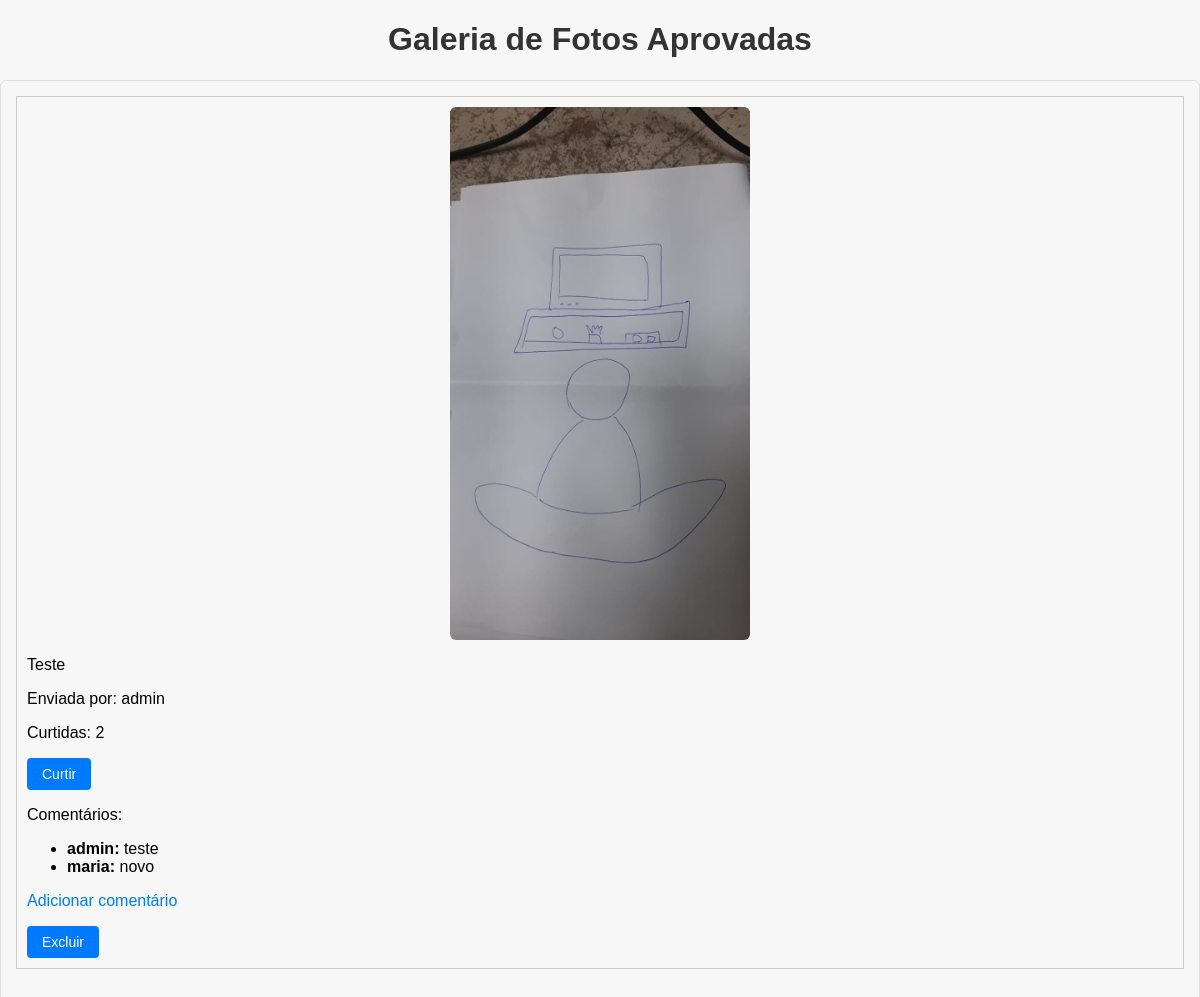
Page /galeria/ (signed in) on the committed database.
### galeria/models.py (models this page shows, shortened)
class Foto(models.Model):
    autor = models.ForeignKey(User, on_delete=models.CASCADE)
    imagem = models.ImageField(upload_to='fotos/')
    descricao = models.TextField(blank=True)
    data_envio = models.DateTimeField(auto_now_add=True)
    aprovada = models.BooleanField(default=False)

class Comentario(models.Model):
    foto = models.ForeignKey(Foto, related_name='comentarios', on_delete=models.CASCADE)
    autor = models.ForeignKey(User, on_delete=models.CASCADE)
    texto = models.TextField()
    data_criacao = models.DateTimeField(auto_now_add=True)

### galeria/views.py (the view)
# urls.py: path('galeria/', views.galeria, name='galeria'),
@login_required
def galeria(request):
    fotos = Foto.objects.filter(aprovada=True).order_by('-data_envio')
    return render(request, 'galeria.html', {'fotos':fotos})

### templates/galeria.html (shortened to what this page needs)
{% load static %}
<!DOCTYPE html>
<html>
<head>
     <link rel="stylesheet" href="{% static 'css/style.css' %}">
</head>
<body>
    <h1>Galeria de Fotos Aprovadas</h1>
    <div class="photo-card">
        {% for foto in fotos %}
            <div style="margin-bottom: 20px; border: 1px solid #ccc; padding: 10px;">
                <img src="{{ foto.imagem.url }}" alt="Foto" width="300">
                <p>{{ foto.descricao }}</p>
                <p>Enviada por: {{ foto.autor.username }}</p>
                <p>Curtidas: {{ foto.curtidas.count }}</p>
                <form method="post" action="{% url 'curtir_foto' foto.id %}">
                    <button type="submit">Curtir</button>
                </form>
                <p>Comentários:</p>
                <ul>
                    {% for comentario in foto.comentarios.all %}
                        <li><strong>{{ comentario.autor.username }}:</strong> {{ comentario.texto }}</li>
                    {% empty %}
                        <li>Sem comentários ainda.</li>
                    {% endfor %}
                </ul>
                <p><a href="{% url 'comentar_foto' foto.id %}">Adicionar comentário</a></p>
                {% if request.user.is_superuser %}
                <form method="post" action="{% url 'deletar_foto' foto.id %}" style="display:inline;">
                    <button type="submit" onclick="return confirm('Tem certeza que deseja deletar esta foto?');" class="btn btn-danger btn-sm">Excluir</button>
                </form>
                {% endif %}
            </div>
        {% empty %}
            <p>Nenhuma foto aprovada ainda.</p>
        {% endfor %}
    </div>
</body>
</html>

### static/css/style.css (style rules this page uses)
body { font-family: Arial, sans-serif; background-color: #f7f7f7; margin: 0; padding: 0; }
h1 { color: #333; text-align: center; }
.photo-card { border: 1px solid #ddd; padding: 15px; margin-bottom: 20px; border-radius: 6px; }
.photo-card img { max-width: 100%; border-radius: 6px; display: block; margin: 0 auto 10px auto; }
button { background-color: #007bff; border: none; padding: 8px 15px; color: white; border-radius: 4px; cursor: pointer; font-size: 14px; margin-right: 10px; }
a { color: #007bff; text-decoration: none; }

### rows in the picture
Foto: imagem (picture), descricao "Teste", autor.username "admin", curtidas.count "2"
Comentario: autor.username "admin", texto "teste"
Comentario: autor.username "maria", texto "novo"
